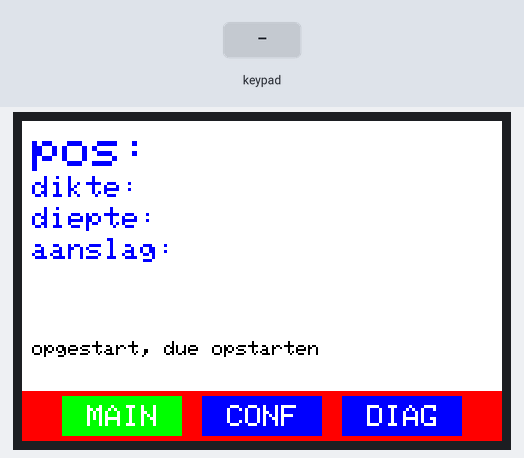
Bench run of a sketch on a simulated Arduino Mega 2560, built with avr-gcc and run on an emulated ATmega2560. Parts: 480×320 colour display. Inputs (shaded band) come from the test bench. What the sketch prints to the serial monitor is not drawn.

Above: at 1.7 s.
1.8 s: key 'A' pressed
At 2.4 s:
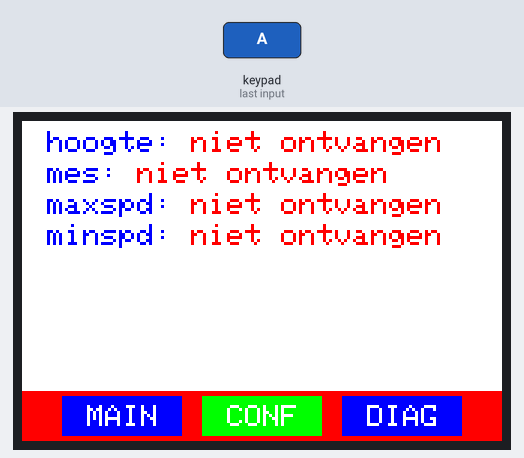
3.4 s: keypad keys 1 2 A pressed 0.4 s apart
At 5.6 s:
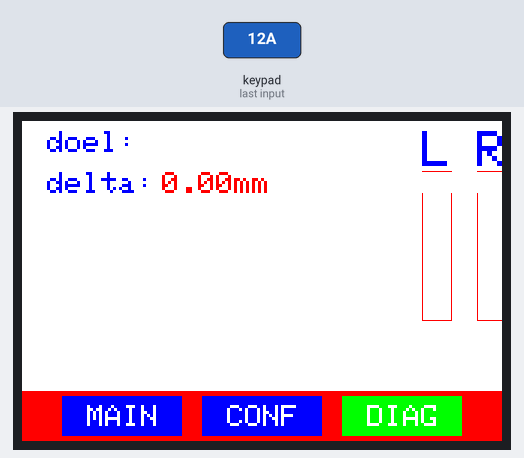
6.1 s: keypad keys 2 5 A pressed 0.4 s apart
At 8.4 s:
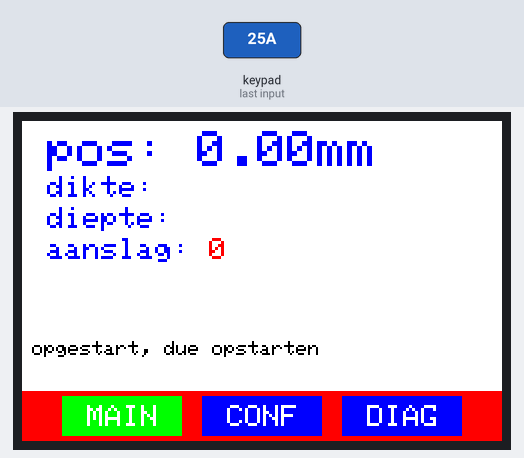
8.8 s: key 'A' pressed
At 8.9 s:
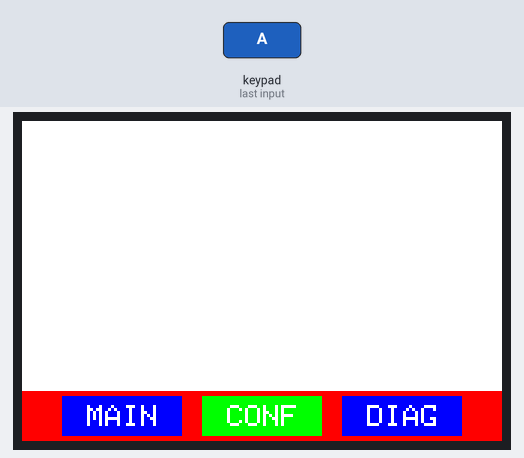
10.4 s: key 'D' pressed
At 11.6 s:
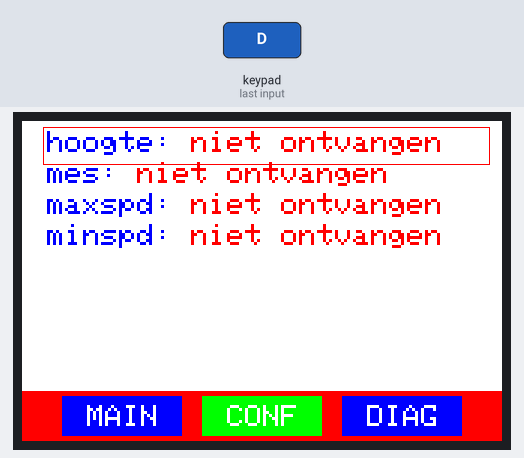
11.9 s: keypad keys 1 2 D pressed 0.4 s apart
At 13.2 s:
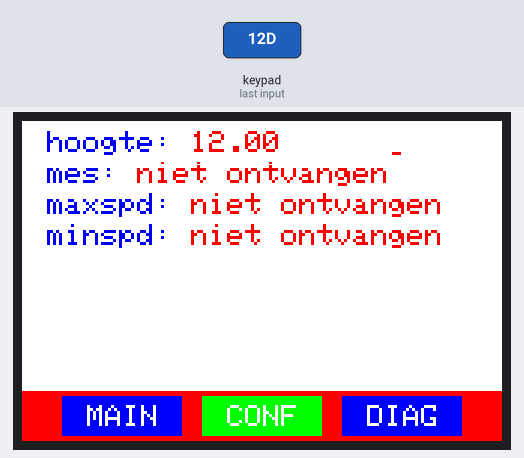
Timing chart, 0 to 14.9 s (numbered marks = the images above; inputs shaded):
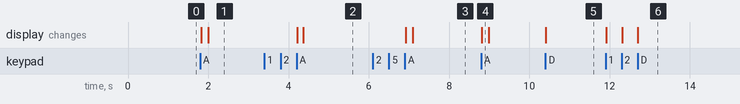

Measured:
- after the input at 1.8 s, the display: first changes at once (image 1 shows a later state)
- after the input at 3.4 s, the display: first changes after 0.82 s (image 2 shows a later state)
- after the input at 6.1 s, the display: first changes after 0.81 s (image 3 shows a later state)
- after the input at 8.8 s, the display: changes at once (image 4)
- after the input at 10.4 s, the display: changes at once (image 5)
- after the input at 11.9 s, the display: first changes at once (image 6 shows a later state)

The sketch:

plooibank_2020_mega.ino
```cpp
//setup van alle librarys.
//#include <cstddef>
#include <Keypad.h> //library van keypad
#include <TFT_HX8357.h> // Hardware-specific library
#include <Adafruit_GFX.h>    // Core graphics
#include <Wire.h> //i2c library
TFT_HX8357 tft = TFT_HX8357();
//definiëring van kleuren.

#define BLACK   0x0000
#define BLUE    0x001F
#define RED     0xF800
#define GREEN   0x07E0
#define CYAN    0x07FF
#define MAGENTA 0xF81F
#define YELLOW  0xFFE0
#define WHITE   0xFFFF
#define GRAY    int(210/8*2048) + int(216/4*32)+ int(224/8)
#define ORANGE    int(237/8*2048) + int(163/4*32)+ int(35/8)


const byte ROWS = 4; //vier rijen
const byte COLS = 4; //vier kolommen

char hexaKeys[ROWS][COLS] = {
  {'D','C','B','A'},
  {'#','9','6','3'},
  {'0','8','5','2'},
  {'*','7','4','1'}
};

//definiering van de pins waarop de keypad is aangesloten
byte rowPins[ROWS] = {A0, A1, A2, A3};
byte colPins[COLS] = {A4, A5, A6, A7};

//maak object keypad
Keypad keypad1 = Keypad( makeKeymap(hexaKeys), rowPins, colPins, ROWS, COLS);

int background = WHITE;

String lastmessage = "";


class rect{
  public:

    int x, y, width, height;

    rect(int mx, int my, int mwidth, int mheight){
      x = mx;
      y = my;
      width = mwidth;
      height = mheight;
    }

    void draw(int color){
      tft.fillRect(x, y, width, height, color);
    }
};


class item{

  public:

    int margintop;
    String text;
    bool isinput;
    int textsize;
    bool selected;
    int endpos;
    int drawnx;
    int drawny;
    int writex;
    String msg = "";
    String btext = "";
    int color;

    item(int mmargintop, String mtext, int mtextsize, bool misinput){

      margintop = mmargintop;
      text = mtext;
      isinput = misinput;
      textsize = mtextsize;
      writex = (int) text.length() * 6 * textsize;

    }

    item(int mmargintop, String mtext, String mbtext, int mtextsize, bool misinput){

      margintop = mmargintop;
      text = mtext;
      isinput = misinput;
      textsize = mtextsize;
      btext = mbtext;
      writex = (int) text.length() * 5.5 * textsize;

    }

    void draw(int x, int y, bool margin){

      drawnx = x;
      drawny = y;

      tft.setTextColor(BLUE);
      tft.setTextSize(textsize);
      tft.setTextWrap(false);
      if(margin){tft.setCursor(x, y + margintop); endpos = y + textsize * 7 + margintop; drawny += margintop;}
      else{tft.setCursor(x, y); endpos = y + textsize * 7;}
      tft.print(text);

      if(msg != ""){ update(msg, RED); }

    }

    void update(String mmsg, int mcolor){

      msg = mmsg;
      color = mcolor;

      tft.fillRect(drawnx + writex, drawny, 700, textsize * 7, background);

      tft.setTextColor(color);
      tft.setTextSize(textsize);
      tft.setTextWrap(false);
      tft.setCursor(drawnx + writex, drawny);
      tft.print(msg + btext);

    }


    char input (){

      select();

      String omsg = msg;

      char input = keypad1.getKey(); //initialisatie van inputs naar een niet bestaande toets
      char prevkey = keypad1.getKey();
      bool done = false;
      float output = -1; //output initialiseren
      int curs = 1; //hulpvariable voor komma
      String conversion; //initialiseer string voor conversie string naar int
      while(done == false){ //wanneer de input niet bevestigd is
        delay(10);
        input = keypad1.getKey();

        if(input != prevkey && prevkey != 'x'){
          Serial.print("key (");
          Serial.print(prevkey);
          Serial.println(") released");
        }

        if(input !=' x' && input != prevkey){
          Serial.print("key (");
          Serial.print(input);
          Serial.println(") pressed");

          if(isDigit(input)){//als ingegeven karakter een nummer is
            conversion = input;
            if(output == -1){ output = 0;}
            //Serial.println((float)conversion.toInt() / curs); //geef waarde tot nu toe weer op seriele monitor

            if(curs >= 10){ //voegt cijfers bij in een correcte manier.
              //als er komma is ingegeven
              output = output + (float)conversion.toInt() / curs;
              curs = curs * 10;
            }
            else{
              output = (output * 10) + (float)conversion.toInt();
            }
            //teken doel op scherm
            update(String(output), RED);

          }

          else if(input == '*'){ //wanneer toets komma wordt ingedrukt
            curs = curs * 10;
          }

          else if(input == 'D'){//wanneer er wordt op de toets bevestigen gedrukt


            if(output != -1){
              //Serial.println("returning v");
              //Serial.println(output);
              deselect();
              return 'v';
            }
            else{
              update(omsg, RED);
              deselect();
              //Serial.println("returning e");
              return 'e';
            }
          }
          else if(input == '#'){
            done = true; //stop while loop voor selecteren
            update(omsg, RED);
            deselect();
            //Serial.println("returning #");
            return '#';
          }

        }

        if(input != prevkey){
          prevkey = input;
        }
        prevkey = input;

        if(input != ' '){
          //Serial.println(input);
        }

      }

    }

    void select(){

      tft.drawRect(drawnx - 4, drawny - 4, 480 - drawnx - 8, textsize * 10 + 8, RED);

    }

    void deselect(){

      tft.drawRect(drawnx - 4, drawny - 4, 480 - drawnx - 8, textsize * 10 + 8, background);

    }

    /*char getkey(){

      for(int col = 0; col <= 3; col ++){

      digitalWrite(colPins[col], HIGH);

      delay(10);

      bool got = false;

      for(int row = 0; row <= 3; row ++){
        int val = analogRead(rowPins[row]);
        delay(5);
        if(val >= 1000){
          digitalWrite(colPins[col], LOW);
          return hexaKeys[row][col];
          got = true;
          //break;
        }
      }
      digitalWrite(colPins[col], LOW);

    }

    return 'x';

  }*/


};


class screen{

  public:

    item *items;
    int icursor;
    int lastsel = 0;
    int nitems;

    screen(item mitems[], int mnitems){

      items = mitems;
      nitems = mnitems;
      //Serial.println(sizeof(items));
    }

    void draw(int x, int y){

      tft.fillRect(0, 0, 480, 270, background);

      //Serial.println(sizeof(items));
      for(int i = 0; i < nitems; i++){
        //Serial.println(i);
        if(i == 0){ items[i].draw(x, y, false); }
        else{ items[i].draw(x, items[i - 1].endpos, true); }
      }
    }

    item get(String query){

      for(int i = 0; i <= nitems; i++){

        if(items[i].text == query ){

          //Serial.println("query of (" + query + ") succesfull");
          return items[i];

        }

      }

      Serial.println("query for " + query + " failed");
      return items[0];

    }


    void setmsg(String query, int val){

      for(int i = 0; i <= nitems; i++){

        if(items[i].text == query ){

          items[i].msg = String(val);

        }

      }
    }

    void iselect(int item){

      items[item].select();

    }

    void ideselect(int item){

      items[item].deselect();

    }

    char select(){

        int sstat = 0;
        char outcome = 'n';
        while(sstat == 0){
          if(items[icursor].isinput){
            //Serial.println(icursor);
            sstat = 1;
            outcome = items[icursor].input();
            lastsel = icursor;
            icursor ++;
            if(icursor >= nitems || outcome == '#'){ sstat = 2; icursor = 0; }
            return outcome;
          }
          if(icursor >= nitems - 1){ sstat = 2; icursor = 0; return 'n'; }
          if(sstat == 0){icursor ++; }
        }
        //Serial.println(icursor);


        icursor ++;
        if(icursor >= nitems || outcome == '#'){ icursor = 0;}

        return outcome;

    }


};


  item pos = item(10, "pos: ", 5, false);
  //item delta = item(10, "delta: ", 3, false);
  item dikte = item(10, "dikte:", 3, true);
  item diepte = item(10, "diepte:", 3, true);
  item aanslag = item(10, "aanslag: ", 3, false);

  item t1items[] = {pos, dikte, diepte, aanslag};
  screen tab1 = screen(t1items, 4);


  item hoogte = item(10, "hoogte: ", 3, true);
  item mes = item(10, "mes: ", 3, true);
  item imaxspd = item(10, "maxspd: ", 3, true);
  item iminspd = item(10, "minspd: ", 3, true);
  item t2items[] = {hoogte, mes, imaxspd, iminspd};
  screen tab2 = screen(t2items, 4);

  item doel = item(20, "doel:", "mm", 3, false);
  item delta = item(20, "delta: ", "mm", 3, false);
  item t3items[] = {doel, delta};
  screen tab3 = screen(t3items, 2);

  screen tabs[] = {tab1, tab2, tab3};
  int ctab = 0;

  rect tb1 = rect(40, 275, 120, 40);
  rect tb2 = rect(180, 275, 120, 40);
  rect tb3 = rect(320, 275, 120, 40);

  rect tbs[] = {tb1, tb2, tb3};

  int pos1;
  int pos2;
  int pos_ans = 0;

  int afst_pb;
  int pdikte;
  int pdiepte;
  int ddoel = -1;
  int nstatus = 0;
  int blokhoogte = -1, meshoogte = -1, maxspd = -1, minspd = -1;

  String statusmsg;

  bool received;

  int currentcontrol = 0;

  bool sentmoff = false;

void setup() {
  // start communicatie met pc en due
  Serial.begin(115200);
  Serial1.begin(115200);

  // start scherm
  tft.begin();
  tft.setRotation(5);
  tft.fillScreen(WHITE);

  // definieer modus pins van keypad
  for(int row = 0; row <= 3; row++){
    pinMode(colPins[row], OUTPUT);
    pinMode(rowPins[row], INPUT);
  }

  // teken tabblad
  tabs[ctab].draw(10, 10);
  //teken balken
  if(ctab == 2){
    tft.setTextSize(5);
    tft.setCursor(400, 10);
    tft.print("L");
    tft.setCursor(455, 10);
    tft.print("R");

    tft.drawRect(400, 50, 30, 150, RED);
    tft.drawRect(455, 50, 30, 150, RED);
  }

  // verander bericht van status
  //tabs[ctab].get(":").update("zoek naar ref", RED);

  // teken tabknoppen
  tft.fillRect(0, 270, 480, 50, RED);
  tbs[ctab].draw(GREEN);
  tbs[1].draw(BLUE);
  tbs[2].draw(BLUE);
  drawtablabels();

  Serial.println("test");

  //klaar met initialisatie, begin routine voor het starten van de due
  handlemessage("opgestart, due opstarten");
  sendchar('f', 'f');
}

char prevkey = 'x'; //hulpvariabele keypad

void loop() {
  // put your main code here, to run repeatedly:
  char key = keypad1.getKey(); //lees toets van keypad

  if(key != prevkey && prevkey != ' '){ //wanneer een toets wordt losgelaten
    Serial.print("key (");
    Serial.print(prevkey);
    Serial.println(") released");
    handlekeyup(prevkey);
  }

  if(key !=' ' && key != prevkey){ //wanneer een toets wordt ingedrukt
    Serial.print("key (");
    Serial.print(key);
    Serial.println(") pressed");
    handlekey(key);
  }

  if(key != prevkey){ //sla vorige gedrukte toets op
    prevkey = key;
  }

  updatepackets(); //lees paketten van due
  if(received){ updatescreen(); } //als data van due binnenkomt

  delay(10); //doe dit deel van de code 100 keer per seconde

}

String checkval(int input){
  if(input >= 0){
    return String(input);
  }else{
    return "niet ontvangen";
  }
}

void handlekey(char key){ // behandeling van ingedrukte toetsen

  if(key == 'D'){

    if(true){

      tabs[ctab].icursor = 0;
      handleinput( tabs[ctab].select(), tabs[ctab]);
      prevkey = 'x';

    }
    else{

      tabs[1].ideselect(currentcontrol);

      currentcontrol ++;
      if(currentcontrol >= 3){
        currentcontrol = 0;
      }
      else{
        tabs[1].iselect(currentcontrol);
      }

    }

  }

  if(key == 'A'){ //verandering van tabblad

    tbs[ctab].draw(BLUE);
    ctab ++;
    if(ctab >= 3){ ctab = 0; }
    tbs[ctab].draw(GREEN);

    drawtablabels();

    if(ctab == 2){
      tabs[ctab].draw(25, 10);
      tft.setTextSize(5);
      tft.setCursor(400, 10);
      tft.print("L");
      tft.setCursor(455, 10);
      tft.print("R");

      tft.drawRect(400, 50, 30, 150, RED);
      tft.drawRect(455, 50, 30, 150, RED);

    }
    else{
      tabs[ctab].draw(25, 10);
    }

    if(ctab == 0){
      handlemessage();
    }else if(ctab == 1){
      updatet1();
    }

    updatescreen();
  }

  if(key == 'B'){ //noodstop motors
    sendchar('a', 'o');
    sendchar('b', 'o');
    Serial.println("sent emergency motor shutdown");
  }

  /*if(true){ //motorcontrole met keypad
    if(key == '1'){
      Serial.println("motor a on");
      sendchar('a', 'i');
    }
    if(key == '4'){
      Serial.println("motor a on");
      sendchar('z', 'i');
    }

    if(key == '2'){
      Serial.println("motor b on");
      sendchar('b', 'i');
    }
    if(key == '5'){
      Serial.println("motor b on");
      sendchar('y', 'i');
    }

    if(key == '3'){
      Serial.println("motor b on");
      sendchar('t', 'i');
    }
    if(key == '6'){
      Serial.println("motor b on");
      sendchar('u', 'i');
    }

  }*/

}

void handlekeyup(char key){ //behandeling losgelaten toets

  /*if(true){ //motorcontrole keypad
    if(key == '1' || key == '4'){
      Serial.println("motor a off");
      sendchar('a', 'o');
    }

    if(key == '2' || key == '5'){
      Serial.println("motor b off");
      sendchar('b', 'o');
    }

    if(key == '3' || key == '6'){
      Serial.println("both motors off");
      sendchar('t', 'o');
    }
  }*/

}

void drawtablabels(){
  tft.setTextSize(3);
  tft.setTextColor(WHITE);

  tft.setCursor(65, 284);
  tft.print("MAIN");

  tft.setCursor(205, 284);
  tft.print("CONF");

  tft.setCursor(345, 284);
  tft.print("DIAG");
}

void updatet1(){
  if(ctab == 1){
    tabs[ctab].get("hoogte: ").update(checkval(blokhoogte), RED);
    tabs[ctab].get("mes: ").update(checkval(meshoogte), RED);
    tabs[ctab].get("maxspd: ").update(checkval(maxspd), RED);
    tabs[ctab].get("minspd: ").update(checkval(minspd), RED);
  }
}

void handleinput(char input, screen scherm){
    Serial.println(input);
    if(input == '#'){
      //Serial.println("cancelled");
      //scherm.items[scherm.icursor].deselect();
      updatet1();
      return;
    }

    if(input == 'e'){
      Serial.println("geen value, doorscrollen");
      updatet1();
      handleinput(scherm.select(), scherm);
      return;
    }

    if(input == 'v'){
      Serial.println("got vvvs");
      Serial.println("value input");
      String var = scherm.items[scherm.lastsel].text;
      Serial.print(var);
      float val = scherm.items[scherm.lastsel].msg.toFloat(); //INT????????????
      Serial.println(val);

      if(var == "afstand pb: "){
        afst_pb = val;
      }

      if(var == "plaatdikte: "){
        pdikte = val;
      }

      if(var == "plooidiepte: "){
        pdiepte = val;
      }
      if(var == "doel:"){
        Serial.println("sending goal with ");
        Serial.println(val);
        sendint('d', (int)val * 100.0);
      }
      else if(var == "dikte:"){
        sendfloat('q', val);
        Serial.println("sent dikte");
      }
      else if(var == "diepte:"){
        sendfloat('r', val);
        Serial.println("sent diepte");
      }
      else if(var == "aanslag:"){
        sendfloat('i', val);
        Serial.println("sent aanslag");
      }
      else if(var == "hoogte: "){ sendfloat('h', val); }
      else if(var == "mes: "){ sendfloat('m', val); }
      else if(var == "maxspd: " && val <= 100){ sendfloat('g', val); maxspd = val; }
      else if(var == "minspd: " && val <= 100){ sendfloat('l', val); minspd = val; }

      scherm.icursor = 0;
    }

    /*if(afst_pb > 0 /*&& pdikte > 0 && pdiepte > 0 && posl > 0 && posr > 0){
      /*ddoel = afst_pb - pdikte + pdiepte;
      tab1.setmsg("doel: ", ddoel);
      Serial.println(ddoel);
    }*/

}


char getkey(){

  for(int col = 0; col <= 3; col ++){

    digitalWrite(colPins[col], HIGH);
    delay(10);
    bool got = false;

    for(int row = 0; row <= 3; row ++){
      int val = analogRead(rowPins[row]);
      delay(1);
      if(val >= 800){
        digitalWrite(colPins[col], LOW);
        return hexaKeys[row][col];
        got = true;
        //break;
      }
    }
    digitalWrite(colPins[col], LOW);

  }

  return 'x';

}

void handlemessage(String message){
  lastmessage = message;
  handlemessage();
}

void handlemessage(){
  if(ctab == 0){
    tft.fillRect(20, 220, 480, 40, WHITE);
    if(lastmessage == "on"){
      tft.setCursor(20, 220);
      tft.setTextSize(2);
      tft.setTextColor(BLACK);
      tft.print("due opgestart");
    }else{
      tft.setCursor(10, 220);
      tft.setTextSize(2);
      tft.setTextColor(BLACK);
      tft.print(lastmessage);
    }
  }
}


void handlepackets(char action, String returned){ //behandeling paketten
  received = true; //signaal aan loop om scherm te updaten

  if(action == 'b'){ blokhoogte = returned.toInt(); updatet1();}
  if(action == 'm'){ meshoogte = returned.toInt(); updatet1();}
  if(action == 'u'){ maxspd = returned.toInt(); updatet1();}
  if(action == 'l'){ minspd = returned.toInt(); updatet1();}

  if(action == 'k'){ Serial.println("refpuls ontvangen"); }

  if(action == 'q'){
    if(nstatus != 1){
      nstatus = 1;
      statusmsg = "online";

      if(ctab == 0){
        tabs[0].get(":").update(statusmsg, RED);
        //tabs[0].get(":").msg = statusmsg;
      }

    }
    //Serial.print("pos L: ");
    //Serial.println(returned);
    pos1 = returned.toInt();
  }

  if(action == 'p'){
    statusmsg = "online";

    //Serial.print("pos R: ");
    //Serial.println(returned);
    pos2 = returned.toInt();
  }

  if(action == 'd'){
    ddoel = int(returned.toInt() * 0.02);
  }

  if(action == 's'){ //programma stage update
    if(returned == "3"){
      handlemessage("due opgestart, zoek ref");
    }
    if(returned == "4"){
      handlemessage("ref gevonden, beweeg naar boven");
    }
    if(returned == "5"){
      handlemessage("geef doel in");
    }
    if(returned == "6"){
      handlemessage("klaar voor plooien");
    }

  }

  if(action == 'c'){
    pos_ans = returned.toInt();
    updatescreen();
  }

}


void updatescreen(){ //update scherm met waardes van due
  if(ctab == 0){
    //tabs[0].get("pos L: ").update(String(pos1), RED);
    //tabs[0].get("pos R: ").update(String(pos2), RED);

    //tabs[0].get("delta:").update(String(pos1 - pos2), RED);
    tabs[0].get("pos:").update(String(pos1 * 0.02) + "mm", BLUE);

    tabs[0].get("aanslag: ").update(String(pos_ans), RED);

    Serial.print("left: ");
    Serial.println(pos1);

    Serial.println();

    Serial.print("right: ");
    Serial.println(pos2);

    received = false;
  }

  else if(ctab == 2){
    tft.fillRect(401, 51, 28, 148, WHITE); //BALKEN
    tft.fillRect(456, 51, 28, 148, WHITE);

    int h1 = map(pos1, 2000, 9000, 0, 150);
    int h2 = map(pos2, 2000, 9000, 0, 150);
    h2 += 0;

    if(pos1 != 0){tft.fillRect(400, 50 + h1, 30, 10, RED); }
    if(pos2 != 0){tft.fillRect(455, 50 + h2, 30, 10, RED); }

    tabs[2].get("delta: ").update(String((pos1 - pos2) * 0.02), RED);
    if(ddoel > 0){
      tabs[2].get("doel: ").update(String(ddoel), RED);
    }
  }
  received = false;

}

//functies voor het zenden van data naar due
void sendchar(char var, char input) {
  Serial1.write('!');
  Serial1.write(var);
  Serial1.write(input);
  Serial1.write('#');
}

void sendstring(char var, String input) {
  const int len = input.length() + 1;
  Serial1.write('!');
  Serial1.write(var);
  char buf[len];
  input.toCharArray(buf, len);
  for (int n = 0; n <= len - 1; n++) {
    Serial1.write(buf[n]);
  }
  Serial1.write('#');
}

void sendint(char var, int input) {
  String conversion = String(input);
  const int len = conversion.length();
  Serial1.write('!');
  Serial1.write(var);
  char buf[len + 1];
  conversion.toCharArray(buf, len + 1);
  for (int n = 0; n <= len - 1; n++) {
    Serial1.write(buf[n]);
  }
  Serial1.write('#');
}

void sendfloat(char var, float input) {
  /*Serial1.write('!');
  Serial1.write(var);
  Serial1.print(input * 100);
  Serial1.write('#');*/
  float between = input * 100;
  int sendi = (int)between;
  sendint(var, sendi);

}


void updatepackets(){ //functie voor het ontvangen van data van due
  while(Serial1.available() >= 3 && Serial1.read() == '!'){
    String returned = "";
    int stat = 1;
    bool on = true;
    char action = Serial1.read();
    Serial.println(action);
    char data;

    while(on == true && Serial1.available()){

      data = Serial1.read();
      //Serial.print(data);
      if(data == '#' && returned != ""){

        on = false;

        if(stat == 1){
          //Serial1.write('R');
        }

        else if (stat == 2){
          //Serial1.write('W');
        }

      }

      else{
        returned += data;
      }

      if(!Serial1.available() && stat == 1 && on == true){
        stat = 2;
        Serial.println("fragmented packet, waiting");
        delay(10);
      }

    }

    handlepackets(action, returned);
    Serial1.flush(); //experimentele functie, voor herziening

  }

}
```
